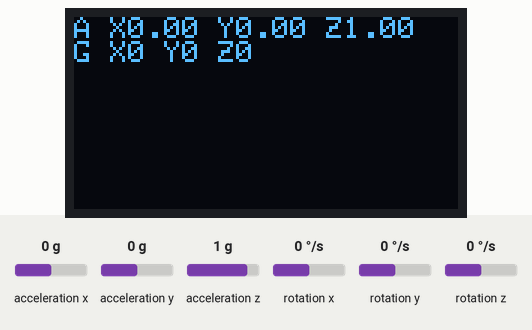
The sketch below on a simulated ESP32. Shown: 128×64 one-colour display. Wiring (inferred from the names in the program): MPU-6050 motion sensor at I2C address 0x68. The inputs (shaded band) are chosen by the test bench; at power-on: acceleration x 0 g, acceleration y 0 g, acceleration z 1 g, rotation x 0 °/s, rotation y 0 °/s, rotation z 0 °/s. What the sketch prints to the serial monitor is not drawn.

Above: at 2.3 s.
2.4 s: acceleration x set to -1.4 g
At 3.0 s:
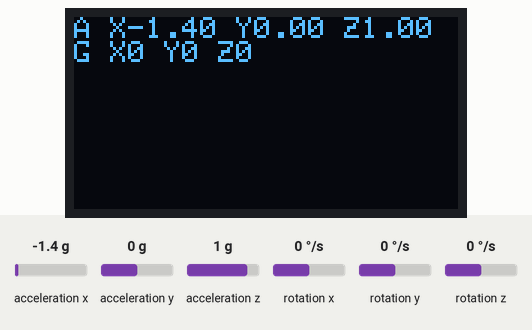
3.9 s: acceleration y set to -1.4 g
At 4.6 s:
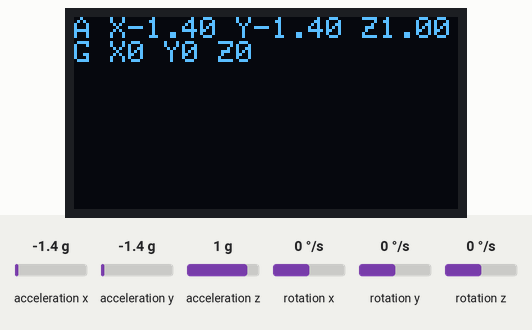
5.5 s: acceleration z set to -1.4 g
At 6.2 s:
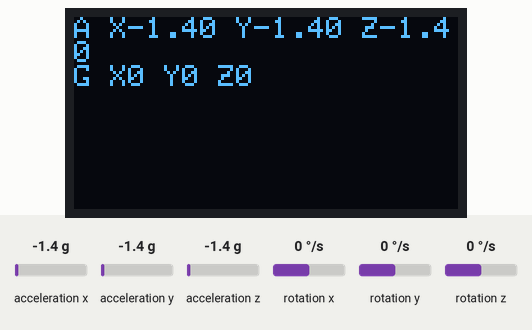
7.2 s: rotation x set to -192 °/s
At 7.9 s:
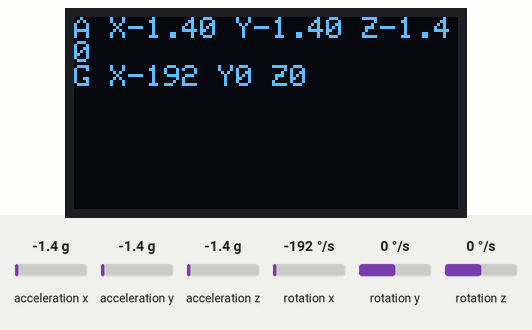
8.8 s: rotation y set to -192 °/s
At 9.5 s:
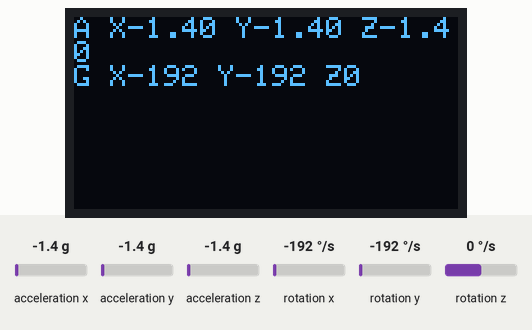
10.5 s: rotation z set to -192 °/s
At 11.1 s:
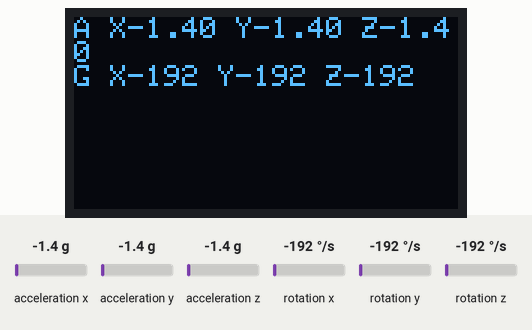
Timing chart, 0 to 13.1 s (numbered marks = the images above; inputs shaded):
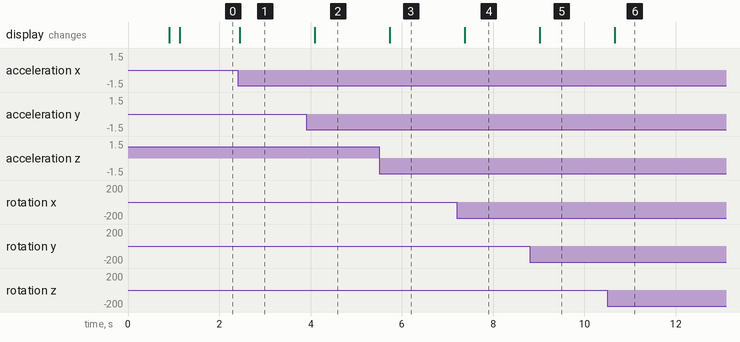

Measured:
- after the input at 2.4 s, the display: changes after 0.05 s (image 1)
- after the input at 3.9 s, the display: changes after 0.19 s (image 2)
- after the input at 5.5 s, the display: changes after 0.23 s (image 3)
- after the input at 7.2 s, the display: changes after 0.18 s (image 4)
- after the input at 8.8 s, the display: changes after 0.22 s (image 5)
- after the input at 10.5 s, the display: changes after 0.17 s (image 6)

The sketch:

display_mpu.ino
```cpp
/* Diagnóstico I2C real (ESP32 + MPU6050 + SSD1306)
   SDA=21, SCL=22, INT=5. AD0->GND -> MPU 0x68 (prueba 0x69 si no aparece).
   Muestra errores de Wire.endTransmission(), who_am_i, y lecturas.
*/
#include <Wire.h>
#include <Adafruit_GFX.h>
#include <Adafruit_SSD1306.h>

#define I2C_SDA 21
#define I2C_SCL 22
#define MPU_ADDR1 0x68
#define MPU_ADDR2 0x69
#define SSD_ADDR1 0x3C
#define SSD_ADDR2 0x3D
#define OLED_WIDTH 128
#define OLED_HEIGHT 64
#define OLED_RESET -1
#define INT_PIN 5

Adafruit_SSD1306 display(OLED_WIDTH, OLED_HEIGHT, &Wire, OLED_RESET);

const float ACCEL_SCALE = 16384.0;
const float GYRO_SCALE = 131.0;

uint8_t i2c_scan_and_report() {
  Serial.println("Escaneando bus I2C (0..127)...");
  bool any = false;
  for (uint8_t addr = 1; addr < 127; addr++) {
    Wire.beginTransmission(addr);
    uint8_t err = Wire.endTransmission();
    if (err == 0) {
      Serial.printf("  -> found 0x%02X\n", addr);
      any = true;
    } else if (err == 4) {
      Serial.printf("  -> 0x%02X (err 4)\n", addr);
    }
    delay(5);
  }
  if (!any) Serial.println("  No devices found.");
  return any;
}

uint8_t i2c_write_byte(uint8_t dev, uint8_t reg, uint8_t val, uint8_t retries=3) {
  while (retries--) {
    Wire.beginTransmission(dev);
    Wire.write(reg);
    Wire.write(val);
    uint8_t err = Wire.endTransmission();
    if (err == 0) return 0;
    Serial.printf("write dev 0x%02X reg 0x%02X -> err %u (retries left %u)\n", dev, reg, err, retries);
    delay(10);
  }
  return 255;
}

int readByteWithRetries(uint8_t dev, uint8_t reg, uint8_t &out, uint8_t retries=3) {
  while (retries--) {
    Wire.beginTransmission(dev);
    Wire.write(reg);
    uint8_t err = Wire.endTransmission(false);
    if (err != 0) {
      Serial.printf("endTransmission(false) dev 0x%02X reg 0x%02X -> err %u\n", dev, reg, err);
      delay(10); continue;
    }
    Wire.requestFrom(dev, (uint8_t)1);
    if (Wire.available()) { out = Wire.read(); return 0; }
    delay(10);
  }
  return -1;
}

int16_t read16WithRetries(uint8_t dev, uint8_t regHigh, bool &ok, uint8_t retries=3) {
  while (retries--) {
    Wire.beginTransmission(dev);
    Wire.write(regHigh);
    if (Wire.endTransmission(false) != 0) { delay(5); continue; }
    Wire.requestFrom(dev, (uint8_t)2);
    if (Wire.available() >= 2) {
      uint8_t hi = Wire.read(); uint8_t lo = Wire.read();
      ok = true; return (int16_t)((hi << 8) | lo);
    }
    delay(5);
  }
  ok = false; return 0;
}

void setup() {
  Serial.begin(115200);
  delay(200);
  Serial.println("\n=== Diagnóstico I2C real ===");

  Wire.begin(I2C_SDA, I2C_SCL);
  Wire.setClock(100000); // 100 kHz

  i2c_scan_and_report();

  // Comprobar OLED en 0x3C y 0x3D
  Serial.println("Probaremos OLED en 0x3C y 0x3D...");
  Wire.beginTransmission(SSD_ADDR1); Serial.printf("endTransmission(0x3C) => %u\n", Wire.endTransmission());
  Wire.beginTransmission(SSD_ADDR2); Serial.printf("endTransmission(0x3D) => %u\n", Wire.endTransmission());

  // Inicializa OLED si responde
  if (display.begin(SSD1306_SWITCHCAPVCC, SSD_ADDR1)) {
    Serial.println("OLED detectada en 0x3C");
  } else if (display.begin(SSD1306_SWITCHCAPVCC, SSD_ADDR2)) {
    Serial.println("OLED detectada en 0x3D");
  } else {
    Serial.println("OLED NO detectada (prueba hardware/pullups/direccion).");
  }
  display.clearDisplay();
  display.setTextSize(1);
  display.setTextColor(SSD1306_WHITE);
  display.setCursor(0,0);
  display.println("Diagnostico I2C");
  display.display();

  // Who am I - probar 0x68 y 0x69
  uint8_t who;
  if (readByteWithRetries(MPU_ADDR1, 0x75, who) == 0) {
    Serial.printf("WHO_AM_I @0x68 = 0x%02X\n", who);
  } else {
    Serial.println("No responde WHO_AM_I en 0x68 (probando 0x69)...");
    if (readByteWithRetries(MPU_ADDR2, 0x75, who) == 0) {
      Serial.printf("WHO_AM_I @0x69 = 0x%02X\n", who);
    } else {
      Serial.println("MPU6050 no responde en 0x68 ni 0x69. Revisar AD0/GND, VCC 3.3V, pull-ups, cableado.");
    }
  }

  // Despertar MPU (si responde)
  if (i2c_write_byte(MPU_ADDR1, 0x6B, 0x00) == 0) {
    Serial.println("MPU 0x68: PWR_MGMT_1=0 escrito (despierto).");
  } else if (i2c_write_byte(MPU_ADDR2, 0x6B, 0x00) == 0) {
    Serial.println("MPU 0x69: PWR_MGMT_1=0 escrito (despierto).");
  } else {
    Serial.println("No se pudo escribir PWR_MGMT_1 (I2C err).");
  }

  pinMode(INT_PIN, INPUT_PULLUP);
  delay(200);
}

void loop() {
  bool ok;
  int16_t ax_raw = read16WithRetries(MPU_ADDR1, 0x3B, ok);
  if (!ok) { ax_raw = read16WithRetries(MPU_ADDR2, 0x3B, ok); } // probar la otra direccion
  int16_t ay_raw = read16WithRetries(ok?MPU_ADDR1:MPU_ADDR2, 0x3D, ok);
  int16_t az_raw = read16WithRetries(ok?MPU_ADDR1:MPU_ADDR2, 0x3F, ok);

  int16_t gx_raw = read16WithRetries(ok?MPU_ADDR1:MPU_ADDR2, 0x43, ok);
  int16_t gy_raw = read16WithRetries(ok?MPU_ADDR1:MPU_ADDR2, 0x45, ok);
  int16_t gz_raw = read16WithRetries(ok?MPU_ADDR1:MPU_ADDR2, 0x47, ok);

  float ax = (float)ax_raw / ACCEL_SCALE;
  float ay = (float)ay_raw / ACCEL_SCALE;
  float az = (float)az_raw / ACCEL_SCALE;
  float gx = (float)gx_raw / GYRO_SCALE;
  float gy = (float)gy_raw / GYRO_SCALE;
  float gz = (float)gz_raw / GYRO_SCALE;

  Serial.printf("A(g): %.3f, %.3f, %.3f | G(dps): %.1f, %.1f, %.1f\n", ax, ay, az, gx, gy, gz);

  display.clearDisplay();
  display.setCursor(0,0);
  display.printf("A X%.2f Y%.2f Z%.2f\n", ax, ay, az);
  display.printf("G X%.0f Y%.0f Z%.0f\n", gx, gy, gz);
  display.display();

  delay(300);
}
```
